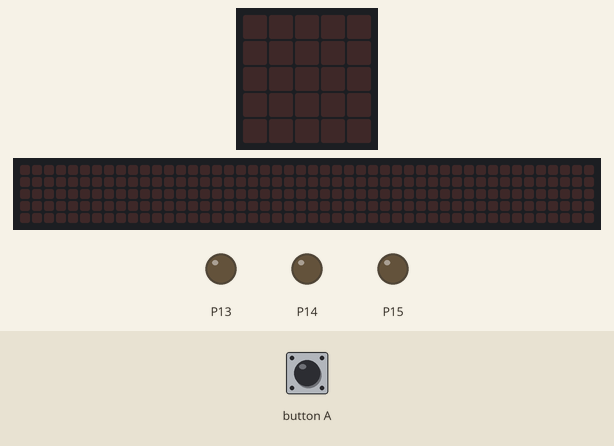
This program was run on a simulated BBC micro:bit (MakeCode). Shown: the board's 5×5 LED display, a strip that is not on the board, showing the scrolling text unrolled, output pins drawn as LEDs (lit = HIGH). The inputs (shaded band) are chosen by the test bench. The 48×5 strip is a reading aid, not a part: it shows the text the display is scrolling, unrolled, one strip-width of it at a time.

Above: at 1.2 s.
1.3 s: button A pressed for 0.15 s
At 4.82 s:
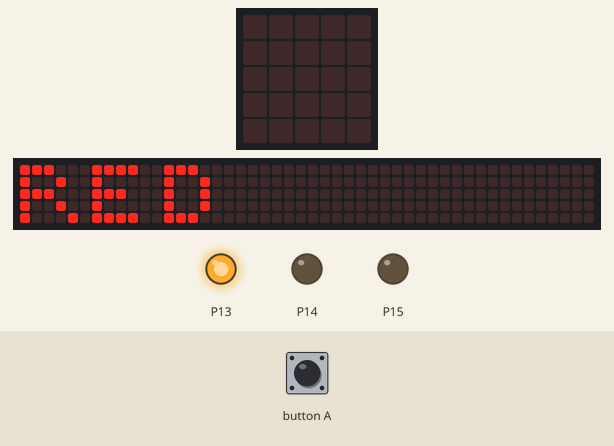
At 10.32 s:
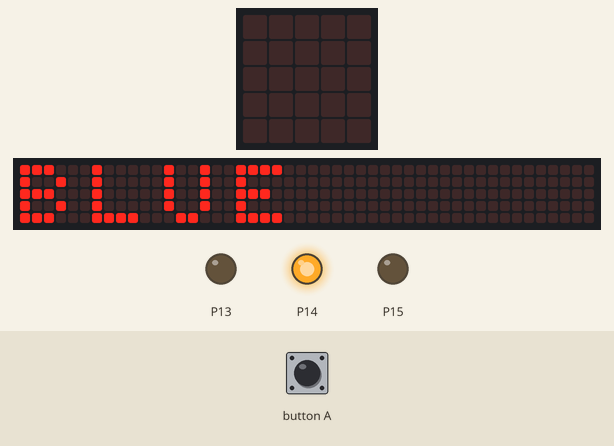
Timing chart, 0 to 24.9 s (numbered marks = the images above; inputs shaded):
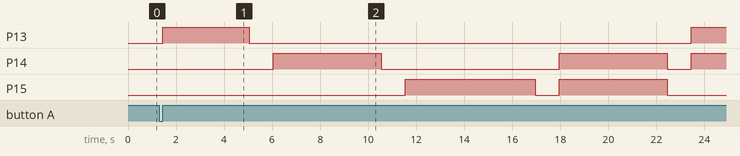

Measured:
- after the input at 1.3 s, P13: LOW → HIGH after 0.15 s, → LOW 3.6 s later, → HIGH 18.4 s later; P14: goes HIGH 4.5 s, LOW 7.4 s, HIGH 4.5 s, LOW 1.0 s, then HIGH, starting after 4.8 s; P15: LOW → HIGH after 10.3 s, → LOW 5.4 s later, → HIGH 1.0 s later, → LOW 4.5 s later; the display: changes after 0.15 s (image 1)
- what the display in image 1 shows lasts 0.5 s, from 4.6 s to 5.1 s

The program:

main.ts
```typescript
// (licence header left out)
basic.clearScreen()


input.onButtonPressed(Button.A, function () {
  pins.digitalWritePin(DigitalPin.P13, 1)
  basic.showString("RED")
  pins.digitalWritePin(DigitalPin.P13, 0)
  basic.pause(1000)
  basic.clearScreen()

  pins.digitalWritePin(DigitalPin.P14, 1)
  basic.showString("BLUE")
  pins.digitalWritePin(DigitalPin.P14, 0)
  basic.pause(1000)
  basic.clearScreen()

  pins.digitalWritePin(DigitalPin.P15, 1)
  basic.showString("GREEN")
  pins.digitalWritePin(DigitalPin.P15, 0)
  basic.pause(1000)
  basic.clearScreen()

  pins.digitalWritePin(DigitalPin.P14, 1)
  pins.digitalWritePin(DigitalPin.P15, 1)
  basic.showString("CYAN")
  pins.digitalWritePin(DigitalPin.P14, 0)
  pins.digitalWritePin(DigitalPin.P15, 0)
  basic.pause(1000)
  basic.clearScreen()

  pins.digitalWritePin(DigitalPin.P14, 1)
  pins.digitalWritePin(DigitalPin.P13, 1)
  basic.showString("MAGENTA")
  pins.digitalWritePin(DigitalPin.P14, 0)
  pins.digitalWritePin(DigitalPin.P13, 0)
  basic.pause(1000)
  basic.clearScreen()

  pins.digitalWritePin(DigitalPin.P15, 1)
  pins.digitalWritePin(DigitalPin.P13, 1)
  basic.showString("YELLOW")
  pins.digitalWritePin(DigitalPin.P15, 0)
  pins.digitalWritePin(DigitalPin.P13, 0)
  basic.pause(1000)
  basic.clearScreen()

  pins.digitalWritePin(DigitalPin.P14, 1)
  pins.digitalWritePin(DigitalPin.P13, 1)
  pins.digitalWritePin(DigitalPin.P15, 1)
  basic.showString("WHITE")
  pins.digitalWritePin(DigitalPin.P14, 0)
  pins.digitalWritePin(DigitalPin.P13, 0)
  pins.digitalWritePin(DigitalPin.P15, 0)
  basic.pause(1000)
  basic.clearScreen()

  basic.showIcon(IconNames.Happy)
})
```
